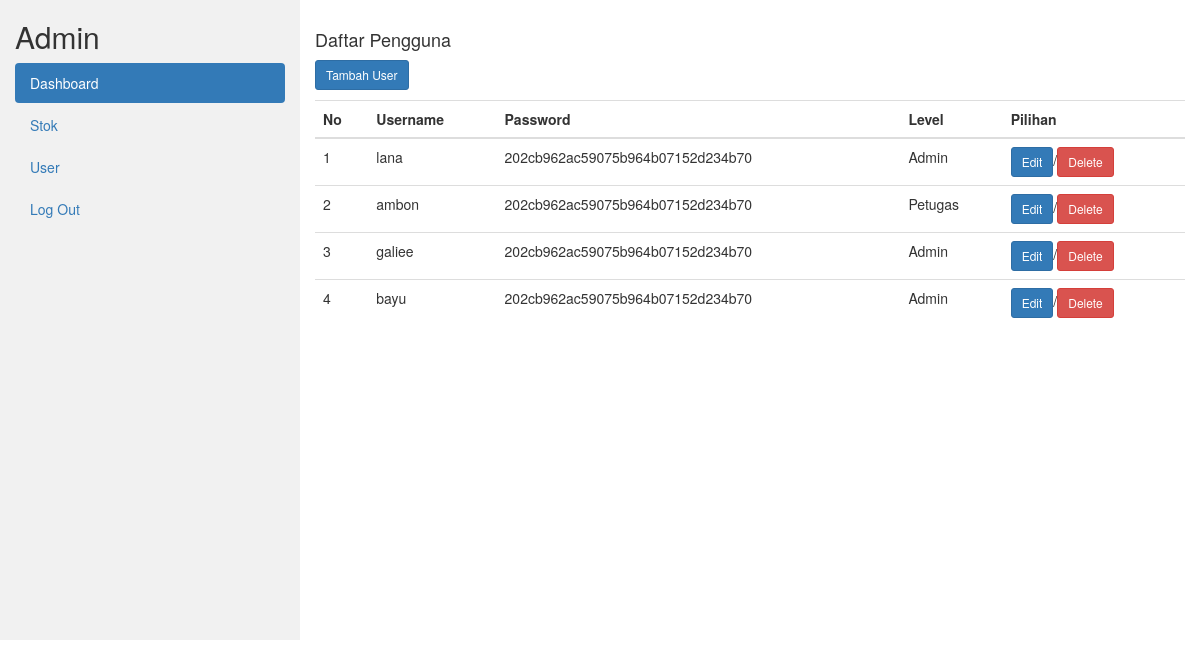
Screenshot of /petugas/index.php?page=user (signed in) with the database file from the repository.
### tables this page shows
CREATE TABLE `user` (
  `id` int(11) NOT NULL,
  `username` varchar(255) NOT NULL,
  `password` varchar(255) NOT NULL,
  `level` enum('Admin','Petugas') NOT NULL
);

### petugas/user.php (the view, shortened to what this page needs)
<div class="row">
        <div class="col-lg-12 grid-margin stretch-card">
              <div class="card">
                <div class="card-body">
                    <h4 class="card-title">Daftar Pengguna</h4>
                    <p class="card-description">
                    <?php if ($_SESSION['level'] == 'Admin') { ?>
                            <a href ="?page=tambahuser" class="btn btn-primary btn-icon-split btn-sm">Tambah User </a>
                            <?php } ?>
                    </p>
                    <div class="table-responsive">
                        <table class="table" id="dataTable" width="100%" cellspacing="0">
                        <tr>
                                        <th>No</th>
                                        <th>Username</th>
                                        <th>Password</th>
                                        <th>Level</th>
                                        <?php if ($_SESSION['level'] == "Admin") { ?>
                                        <th>Pilihan</th>
                                        <?php } ?>
                                    </tr>
                                <tbody>
                                <?php
                                    $no = 1;
                                    $sql = $koneksi->query("SELECT * FROM user");
                                    while ($data= $sql->fetch_assoc()) {
                                ?>
                                <tr>
                                    <td><?php echo $no++ ?></td>
                                    <td><?php echo $data['username']; ?></td>
                                    <td><?php echo $data['password']; ?></td>
                                    <td><?php echo $data['level']; ?></td>
                                    <?php if ($_SESSION['level'] == "Admin") { ?>
                                    <td><a type='button' href='?page=edituser&id=<?= $data['id']; ?>' class='btn btn-sm btn-primary'>Edit</a>/<a type='button' href='?page=hapususer&id=<?= $data['id']; ?>' class='btn btn-sm btn-danger'>Delete</a></td>
                                    <?php } ?>
                                </tr>
                                <?php } ?>
                            </tbody>
                        </table>
                    </div>
                </div>
            </div>
        </div>
    </div>

### rows the page displays
user: username "lana", password "202cb962ac59075b964b07152d234b70", level "Admin"
user: username "ambon", password "202cb962ac59075b964b07152d234b70", level "Petugas"
user: username "galiee", password "202cb962ac59075b964b07152d234b70", level "Admin"
user: username "bayu", password "202cb962ac59075b964b07152d234b70", level "Admin"

### other values shown
$_SESSION['level'] "Admin"
